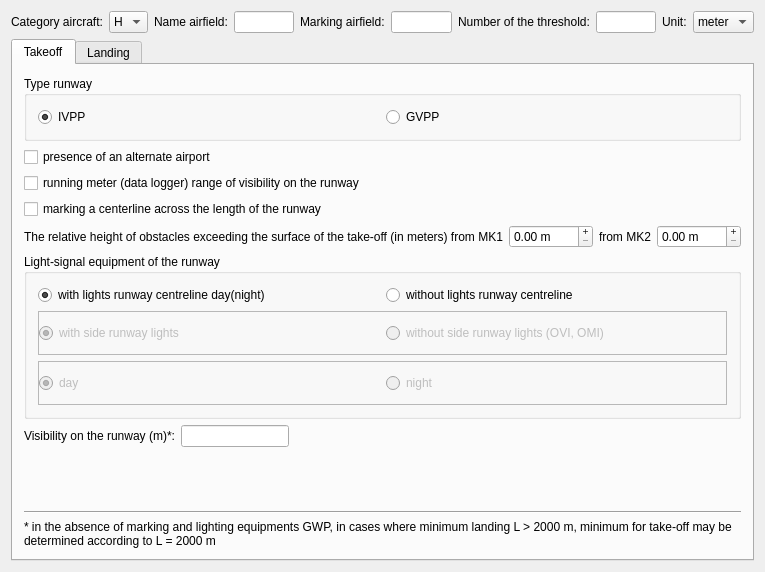
<?xml version="1.0" encoding="UTF-8"?>
<ui version="4.0">
 <class>MainDialog</class>
 <widget class="QDialog" name="MainDialog">
  <property name="geometry">
   <rect>
    <x>0</x>
    <y>0</y>
    <width>703</width>
    <height>524</height>
   </rect>
  </property>
  <property name="windowTitle">
   <string>Minimums</string>
  </property>
  <layout class="QGridLayout" name="gridLayout_3">
   <item row="0" column="0">
    <layout class="QHBoxLayout" name="horizontalLayout_4">
     <item>
      <widget class="QLabel" name="label_4">
       <property name="text">
        <string>Category aircraft:</string>
       </property>
       <property name="buddy">
        <cstring>categoryAircraftComboBox</cstring>
       </property>
      </widget>
     </item>
     <item>
      <widget class="QComboBox" name="categoryAircraftComboBox">
       <item>
        <property name="text">
         <string>H</string>
        </property>
       </item>
       <item>
        <property name="text">
         <string>A</string>
        </property>
       </item>
       <item>
        <property name="text">
         <string>B</string>
        </property>
       </item>
       <item>
        <property name="text">
         <string>C</string>
        </property>
       </item>
       <item>
        <property name="text">
         <string>D</string>
        </property>
       </item>
       <item>
        <property name="text">
         <string>E</string>
        </property>
       </item>
      </widget>
     </item>
     <item>
      <widget class="QLabel" name="label_10">
       <property name="text">
        <string>Name airfield:</string>
       </property>
      </widget>
     </item>
     <item>
      <widget class="QLineEdit" name="lineEdit_2"/>
     </item>
     <item>
      <widget class="QLabel" name="label_12">
       <property name="text">
        <string>Marking airfield:</string>
       </property>
      </widget>
     </item>
     <item>
      <widget class="QLineEdit" name="lineEdit_3"/>
     </item>
     <item>
      <widget class="QLabel" name="label_13">
       <property name="text">
        <string>Number of the threshold:</string>
       </property>
      </widget>
     </item>
     <item>
      <widget class="QLineEdit" name="lineEdit_4"/>
     </item>
     <item>
      <spacer name="horizontalSpacer_2">
       <property name="orientation">
        <enum>Qt::Horizontal</enum>
       </property>
       <property name="sizeHint" stdset="0">
        <size>
         <width>40</width>
         <height>20</height>
        </size>
       </property>
      </spacer>
     </item>
     <item>
      <widget class="QLabel" name="label_7">
       <property name="text">
        <string>Unit:</string>
       </property>
      </widget>
     </item>
     <item>
      <widget class="QComboBox" name="unitComboBox">
       <item>
        <property name="text">
         <string>meter</string>
        </property>
       </item>
       <item>
        <property name="text">
         <string>foot</string>
        </property>
       </item>
      </widget>
     </item>
    </layout>
   </item>
   <item row="1" column="0">
    <widget class="QTabWidget" name="tabWidget">
     <property name="currentIndex">
      <number>0</number>
     </property>
     <widget class="QWidget" name="takeoff">
      <attribute name="title">
       <string>Takeoff</string>
      </attribute>
      <layout class="QGridLayout" name="gridLayout_4">
       <item row="5" column="0" colspan="2">
        <widget class="QGroupBox" name="groupBox_6">
         <property name="title">
          <string>Light-signal equipment of the runway</string>
         </property>
         <layout class="QGridLayout" name="gridLayout_8">
          <item row="2" column="0" colspan="2">
           <widget class="QFrame" name="frame_2">
            <property name="enabled">
             <bool>false</bool>
            </property>
            <property name="frameShape">
             <enum>QFrame::StyledPanel</enum>
            </property>
            <property name="frameShadow">
             <enum>QFrame::Raised</enum>
            </property>
            <layout class="QGridLayout" name="gridLayout_9">
             <property name="leftMargin">
              <number>0</number>
             </property>
             <property name="rightMargin">
              <number>0</number>
             </property>
             <item row="0" column="0">
              <widget class="QRadioButton" name="radioButton_17">
               <property name="text">
                <string>day</string>
               </property>
               <property name="checked">
                <bool>true</bool>
               </property>
               <attribute name="buttonGroup">
                <string notr="true">buttonGroup_3</string>
               </attribute>
              </widget>
             </item>
             <item row="0" column="1">
              <widget class="QRadioButton" name="radioButton_18">
               <property name="text">
                <string>night</string>
               </property>
               <property name="autoRepeat">
                <bool>false</bool>
               </property>
               <attribute name="buttonGroup">
                <string notr="true">buttonGroup_3</string>
               </attribute>
              </widget>
             </item>
            </layout>
           </widget>
          </item>
          <item row="1" column="0" colspan="2">
           <widget class="QFrame" name="frame">
            <property name="enabled">
             <bool>false</bool>
            </property>
            <property name="frameShape">
             <enum>QFrame::StyledPanel</enum>
            </property>
            <property name="frameShadow">
             <enum>QFrame::Raised</enum>
            </property>
            <layout class="QGridLayout" name="gridLayout_10">
             <property name="leftMargin">
              <number>0</number>
             </property>
             <property name="rightMargin">
              <number>0</number>
             </property>
             <item row="0" column="0">
              <widget class="QRadioButton" name="radioButton_15">
               <property name="text">
                <string>with side runway lights</string>
               </property>
               <property name="checked">
                <bool>true</bool>
               </property>
               <attribute name="buttonGroup">
                <string notr="true">buttonGroup_2</string>
               </attribute>
              </widget>
             </item>
             <item row="0" column="1">
              <widget class="QRadioButton" name="radioButton_16">
               <property name="text">
                <string>without side runway lights (OVI, OMI)</string>
               </property>
               <property name="autoRepeat">
                <bool>false</bool>
               </property>
               <attribute name="buttonGroup">
                <string notr="true">buttonGroup_2</string>
               </attribute>
              </widget>
             </item>
            </layout>
           </widget>
          </item>
          <item row="0" column="1">
           <widget class="QRadioButton" name="radioButton_13">
            <property name="text">
             <string>without lights runway centreline</string>
            </property>
            <property name="autoRepeat">
             <bool>true</bool>
            </property>
            <attribute name="buttonGroup">
             <string notr="true">buttonGroup</string>
            </attribute>
           </widget>
          </item>
          <item row="0" column="0">
           <widget class="QRadioButton" name="radioButton_14">
            <property name="text">
             <string>with lights runway centreline day(night)</string>
            </property>
            <property name="checked">
             <bool>true</bool>
            </property>
            <attribute name="buttonGroup">
             <string notr="true">buttonGroup</string>
            </attribute>
           </widget>
          </item>
         </layout>
        </widget>
       </item>
       <item row="0" column="0" colspan="2">
        <widget class="QGroupBox" name="groupBox_2">
         <property name="title">
          <string>Type runway</string>
         </property>
         <layout class="QGridLayout" name="gridLayout_7">
          <item row="0" column="0">
           <widget class="QRadioButton" name="radioButton_11">
            <property name="text">
             <string>IVPP</string>
            </property>
            <property name="checked">
             <bool>true</bool>
            </property>
            <property name="autoRepeat">
             <bool>false</bool>
            </property>
           </widget>
          </item>
          <item row="0" column="1">
           <widget class="QRadioButton" name="radioButton_12">
            <property name="text">
             <string>GVPP</string>
            </property>
           </widget>
          </item>
         </layout>
        </widget>
       </item>
       <item row="3" column="0" colspan="2">
        <widget class="QCheckBox" name="noLightsCenterlineCheckBox">
         <property name="text">
          <string>marking a centerline across the length of the runway</string>
         </property>
        </widget>
       </item>
       <item row="1" column="0">
        <widget class="QCheckBox" name="checkBox_7">
         <property name="text">
          <string>presence of an alternate airport</string>
         </property>
        </widget>
       </item>
       <item row="4" column="0" colspan="2">
        <layout class="QHBoxLayout" name="horizontalLayout_3">
         <item>
          <widget class="QLabel" name="label_3">
           <property name="text">
            <string>The relative height of obstacles exceeding the surface of the take-off (in meters) from MK1</string>
           </property>
           <property name="buddy">
            <cstring>heightObstacleDoubleSpinBox</cstring>
           </property>
          </widget>
         </item>
         <item>
          <widget class="QDoubleSpinBox" name="heightObstacleDoubleSpinBox">
           <property name="buttonSymbols">
            <enum>QAbstractSpinBox::PlusMinus</enum>
           </property>
           <property name="suffix">
            <string> m</string>
           </property>
           <property name="maximum">
            <double>9999.989999999999782</double>
           </property>
          </widget>
         </item>
         <item>
          <widget class="QLabel" name="label_8">
           <property name="text">
            <string>from MK2</string>
           </property>
          </widget>
         </item>
         <item>
          <widget class="QDoubleSpinBox" name="doubleSpinBox">
           <property name="buttonSymbols">
            <enum>QAbstractSpinBox::PlusMinus</enum>
           </property>
           <property name="accelerated">
            <bool>false</bool>
           </property>
           <property name="suffix">
            <string> m</string>
           </property>
           <property name="maximum">
            <double>9999.989999999999782</double>
           </property>
          </widget>
         </item>
         <item>
          <spacer name="horizontalSpacer_3">
           <property name="orientation">
            <enum>Qt::Horizontal</enum>
           </property>
           <property name="sizeHint" stdset="0">
            <size>
             <width>40</width>
             <height>20</height>
            </size>
           </property>
          </spacer>
         </item>
        </layout>
       </item>
       <item row="6" column="0" colspan="2">
        <layout class="QHBoxLayout" name="horizontalLayout_2">
         <item>
          <widget class="QLabel" name="label_9">
           <property name="text">
            <string>Visibility on the runway (m)*:</string>
           </property>
          </widget>
         </item>
         <item>
          <widget class="QLineEdit" name="lineEdit">
           <property name="sizePolicy">
            <sizepolicy hsizetype="Minimum" vsizetype="Fixed">
             <horstretch>0</horstretch>
             <verstretch>0</verstretch>
            </sizepolicy>
           </property>
           <property name="alignment">
            <set>Qt::AlignCenter</set>
           </property>
           <property name="placeholderText">
            <string/>
           </property>
          </widget>
         </item>
         <item>
          <spacer name="horizontalSpacer_5">
           <property name="orientation">
            <enum>Qt::Horizontal</enum>
           </property>
           <property name="sizeType">
            <enum>QSizePolicy::Expanding</enum>
           </property>
           <property name="sizeHint" stdset="0">
            <size>
             <width>40</width>
             <height>20</height>
            </size>
           </property>
          </spacer>
         </item>
        </layout>
       </item>
       <item row="2" column="0">
        <widget class="QCheckBox" name="checkBox">
         <property name="text">
          <string>running meter (data logger) range of visibility on the runway</string>
         </property>
        </widget>
       </item>
       <item row="9" column="0" colspan="2">
        <widget class="QLabel" name="label_11">
         <property name="text">
          <string>* in the absence of marking and lighting equipments GWP, in cases where minimum landing L &gt; 2000 m, minimum for take-off may be determined according to L = 2000 m</string>
         </property>
         <property name="wordWrap">
          <bool>true</bool>
         </property>
         <property name="textInteractionFlags">
          <set>Qt::LinksAccessibleByMouse</set>
         </property>
        </widget>
       </item>
       <item row="7" column="0">
        <spacer name="verticalSpacer_4">
         <property name="orientation">
          <enum>Qt::Vertical</enum>
         </property>
         <property name="sizeHint" stdset="0">
          <size>
           <width>20</width>
           <height>40</height>
          </size>
         </property>
        </spacer>
       </item>
       <item row="8" column="0" colspan="2">
        <widget class="Line" name="line">
         <property name="orientation">
          <enum>Qt::Horizontal</enum>
         </property>
        </widget>
       </item>
      </layout>
     </widget>
     <widget class="QWidget" name="landing">
      <attribute name="title">
       <string>Landing</string>
      </attribute>
      <layout class="QGridLayout" name="gridLayout_2">
       <item row="1" column="0" colspan="4">
        <widget class="QGroupBox" name="groupBox_3">
         <property name="title">
          <string>Landing system</string>
         </property>
         <layout class="QGridLayout" name="gridLayout">
          <item row="0" column="0">
           <widget class="QRadioButton" name="radioButton">
            <property name="text">
             <string>SP, ILS, Katet</string>
            </property>
           </widget>
          </item>
          <item row="0" column="1">
           <widget class="QRadioButton" name="radioButton_3">
            <property name="text">
             <string>RMS - PSP</string>
            </property>
           </widget>
          </item>
          <item row="0" column="2">
           <widget class="QRadioButton" name="radioButton_5">
            <property name="text">
             <string>RSP</string>
            </property>
           </widget>
          </item>
          <item row="0" column="3">
           <widget class="QRadioButton" name="radioButton_7">
            <property name="text">
             <string>OPRS</string>
            </property>
           </widget>
          </item>
          <item row="0" column="4">
           <widget class="QRadioButton" name="radioButton_9">
            <property name="text">
             <string>KRM system ILS</string>
            </property>
           </widget>
          </item>
          <item row="1" column="0">
           <widget class="QRadioButton" name="radioButton_2">
            <property name="text">
             <string>PSP</string>
            </property>
           </widget>
          </item>
          <item row="1" column="1">
           <widget class="QRadioButton" name="radioButton_4">
            <property name="text">
             <string>RSP+OSP</string>
            </property>
           </widget>
          </item>
          <item row="1" column="2">
           <widget class="QRadioButton" name="radioButton_6">
            <property name="text">
             <string>OSP</string>
            </property>
           </widget>
          </item>
          <item row="1" column="3">
           <widget class="QRadioButton" name="radioButton_8">
            <property name="text">
             <string>VOR</string>
            </property>
           </widget>
          </item>
          <item row="1" column="4">
           <widget class="QRadioButton" name="radioButton_10">
            <property name="text">
             <string>tools reverse start</string>
            </property>
           </widget>
          </item>
         </layout>
        </widget>
       </item>
       <item row="0" column="0">
        <widget class="QLabel" name="label">
         <property name="text">
          <string>OCH:</string>
         </property>
         <property name="buddy">
          <cstring>ochDoubleSpinBox</cstring>
         </property>
        </widget>
       </item>
       <item row="0" column="1">
        <widget class="QDoubleSpinBox" name="ochDoubleSpinBox"/>
       </item>
       <item row="0" column="2">
        <spacer name="horizontalSpacer">
         <property name="orientation">
          <enum>Qt::Horizontal</enum>
         </property>
         <property name="sizeHint" stdset="0">
          <size>
           <width>573</width>
           <height>20</height>
          </size>
         </property>
        </spacer>
       </item>
       <item row="2" column="0" colspan="4">
        <widget class="QGroupBox" name="groupBox_5">
         <property name="title">
          <string>Characteristics airfield</string>
         </property>
         <layout class="QGridLayout" name="gridLayout_5">
          <item row="2" column="4">
           <spacer name="horizontalSpacer_4">
            <property name="orientation">
             <enum>Qt::Horizontal</enum>
            </property>
            <property name="sizeHint" stdset="0">
             <size>
              <width>40</width>
              <height>20</height>
             </size>
            </property>
           </spacer>
          </item>
          <item row="5" column="0">
           <widget class="QLabel" name="label_6">
            <property name="toolTip">
             <string>From the runway threshold</string>
            </property>
            <property name="text">
             <string>Distance to the lights approaching:</string>
            </property>
           </widget>
          </item>
          <item row="0" column="1">
           <widget class="QDoubleSpinBox" name="glidepathAngleDoubleSpinBox"/>
          </item>
          <item row="0" column="0">
           <widget class="QLabel" name="label_2">
            <property name="text">
             <string>Glidepath angle:</string>
            </property>
            <property name="buddy">
             <cstring>glidepathAngleDoubleSpinBox</cstring>
            </property>
           </widget>
          </item>
          <item row="2" column="0">
           <widget class="QLabel" name="label_5">
            <property name="toolTip">
             <string>From the runway threshold</string>
            </property>
            <property name="text">
             <string>Range of the NDB:</string>
            </property>
            <property name="buddy">
             <cstring>rangeNDBSpinBox</cstring>
            </property>
           </widget>
          </item>
          <item row="8" column="0">
           <widget class="QCheckBox" name="replacementRunwayCheckBox">
            <property name="text">
             <string>replacement of the runway parallel to the main runway</string>
            </property>
           </widget>
          </item>
          <item row="2" column="1">
           <widget class="QSpinBox" name="rangeNDBSpinBox"/>
          </item>
          <item row="5" column="1">
           <widget class="QSpinBox" name="distanceToLightsApproachingSpinBox"/>
          </item>
          <item row="5" column="2">
           <widget class="QCheckBox" name="checkBox_2">
            <property name="text">
             <string>absence of approach lighting system</string>
            </property>
           </widget>
          </item>
          <item row="2" column="2">
           <widget class="QCheckBox" name="absenceAxialRowLightCheckBox">
            <property name="text">
             <string>absence of the axial row of lights</string>
            </property>
           </widget>
          </item>
          <item row="0" column="2">
           <widget class="QCheckBox" name="absenceAxialRowLightCheckBox_2">
            <property name="text">
             <string>absence of lights сentral row</string>
            </property>
           </widget>
          </item>
         </layout>
        </widget>
       </item>
       <item row="3" column="0" colspan="4">
        <widget class="QGroupBox" name="groupBox_4">
         <property name="title">
          <string>Characteristics RTS</string>
         </property>
         <layout class="QHBoxLayout" name="horizontalLayout">
          <item>
           <widget class="QCheckBox" name="checkBox_3">
            <property name="text">
             <string>1 category</string>
            </property>
           </widget>
          </item>
          <item>
           <widget class="QCheckBox" name="checkBox_4">
            <property name="text">
             <string>2 category</string>
            </property>
           </widget>
          </item>
          <item>
           <widget class="QCheckBox" name="checkBox_5">
            <property name="text">
             <string>RMS 1</string>
            </property>
           </widget>
          </item>
          <item>
           <widget class="QCheckBox" name="checkBox_6">
            <property name="text">
             <string>RMS 2</string>
            </property>
           </widget>
          </item>
         </layout>
        </widget>
       </item>
       <item row="5" column="1">
        <spacer name="verticalSpacer">
         <property name="orientation">
          <enum>Qt::Vertical</enum>
         </property>
         <property name="sizeHint" stdset="0">
          <size>
           <width>20</width>
           <height>40</height>
          </size>
         </property>
        </spacer>
       </item>
       <item row="4" column="0" colspan="4">
        <widget class="QGroupBox" name="groupBox">
         <property name="title">
          <string>Results</string>
         </property>
         <property name="flat">
          <bool>false</bool>
         </property>
         <layout class="QGridLayout" name="gridLayout_6">
          <item row="0" column="0">
           <widget class="QTableWidget" name="tableWidget">
            <column>
             <property name="text">
              <string>Cat</string>
             </property>
            </column>
            <column>
             <property name="text">
              <string>SP, ILS, Katet</string>
             </property>
            </column>
            <column>
             <property name="text">
              <string>PSP</string>
             </property>
            </column>
            <column>
             <property name="text">
              <string>RMS -PSP</string>
             </property>
            </column>
            <column>
             <property name="text">
              <string>RSP+OSP</string>
             </property>
            </column>
            <column>
             <property name="text">
              <string>RSP</string>
             </property>
            </column>
            <column>
             <property name="text">
              <string>OSP</string>
             </property>
            </column>
            <column>
             <property name="text">
              <string>OPRS</string>
             </property>
            </column>
            <column>
             <property name="text">
              <string>VOR</string>
             </property>
            </column>
            <column>
             <property name="text">
              <string>tools reverse start</string>
             </property>
            </column>
           </widget>
          </item>
         </layout>
        </widget>
       </item>
      </layout>
     </widget>
    </widget>
   </item>
  </layout>
 </widget>
 <layoutdefault spacing="6" margin="11"/>
 <resources/>
 <connections/>
 <buttongroups>
  <buttongroup name="buttonGroup_2"/>
  <buttongroup name="buttonGroup"/>
  <buttongroup name="buttonGroup_3"/>
 </buttongroups>
</ui>
